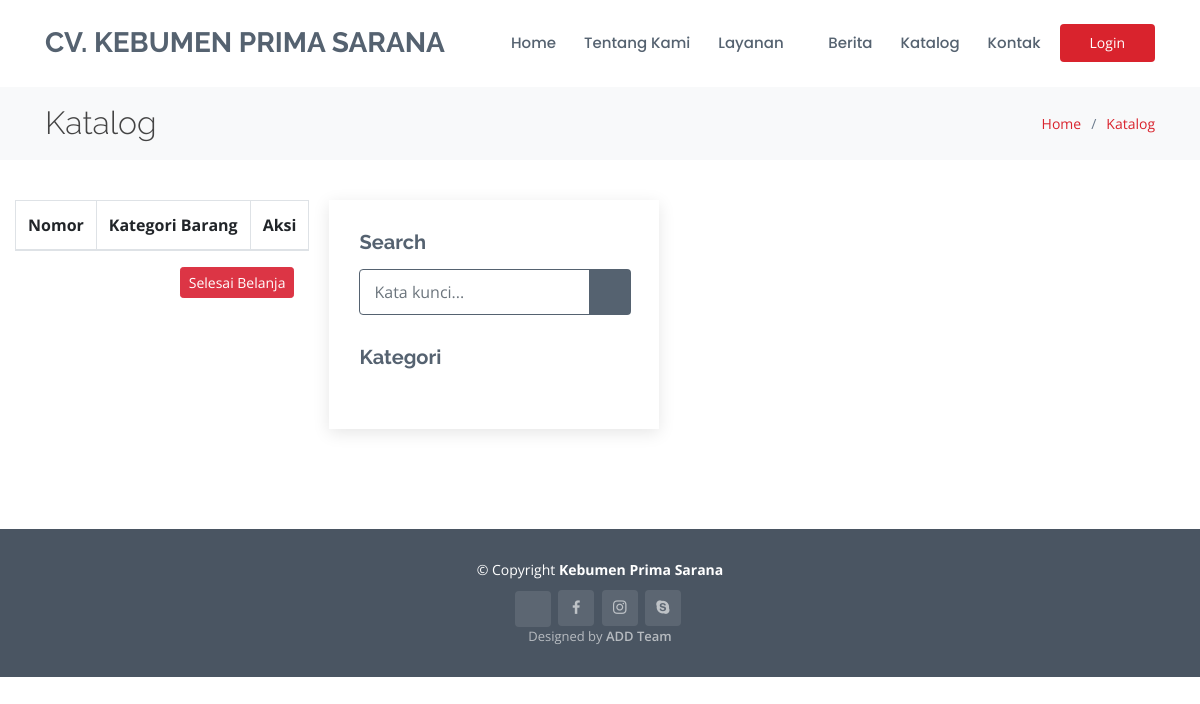
/index.php/keranjang, run on an earlier commit of the app's database.
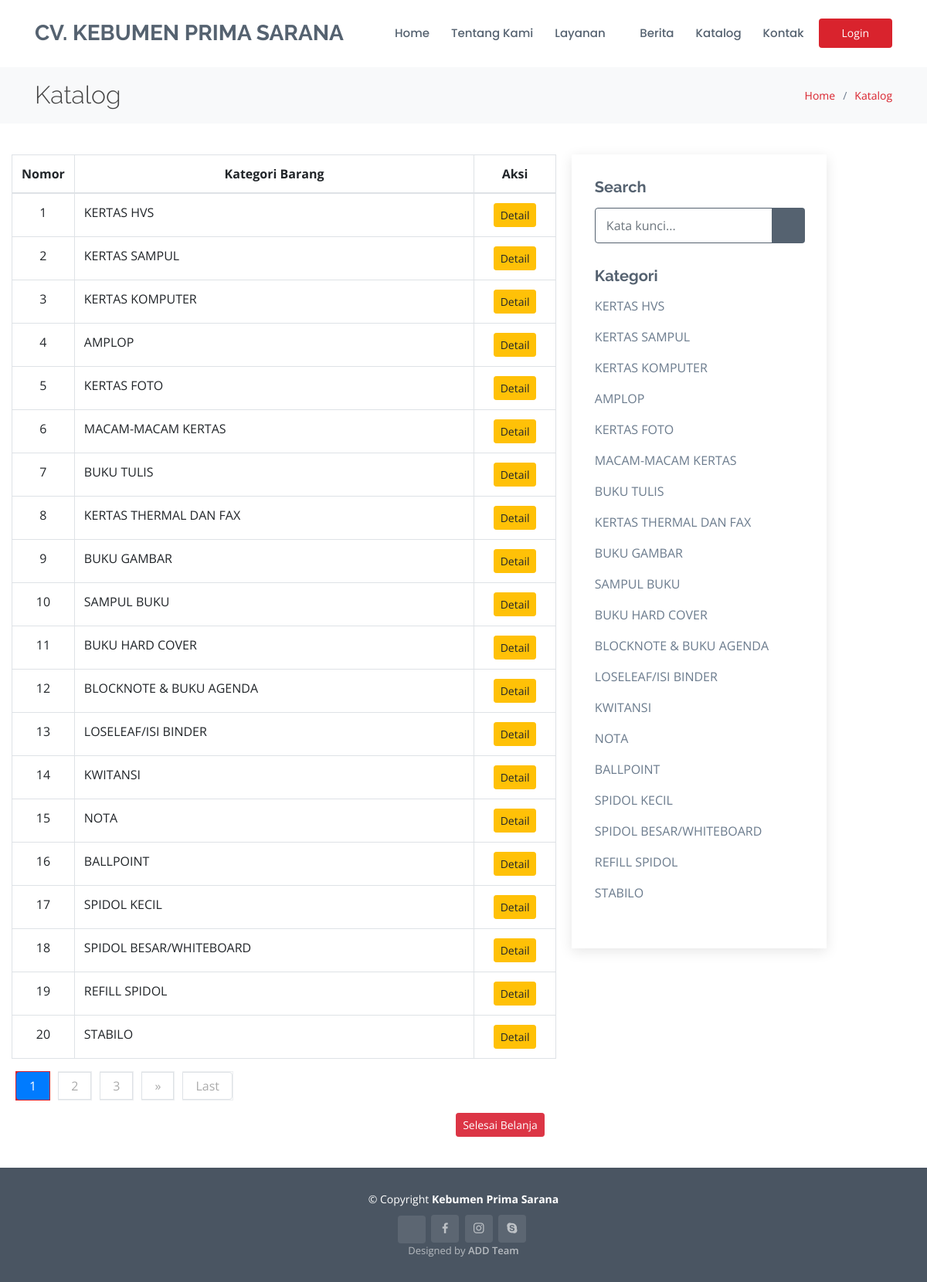
And on a later commit of the database.
### tables this page shows
CREATE TABLE `kat_barang` (
  `id_kat_barang` int(11) NOT NULL,
  `kat_barang` varchar(200) NOT NULL
);

### application/controllers/Keranjang.php (called while the page is built, shortened)
<?php
class Keranjang extends CI_Controller
{
    public function __construct()
    {
        $this->load->library('form_validation');
        $this->load->model('m_keranjang');
        $this->load->library('pagination');
    }
    public function index()
    {
        $data['admin'] = $this->db->get_where('admin', ['username' => $this->session->userdata('username')])->row_array();
        $data['judul'] = 'Keranjang';
        $data['daftarlayanan'] = $this->db->get('daftarlayanan')->result_array();
        $config['per_page'] = 20;
        $keyword = $this->input->get('keyword');
        $data['start'] = $this->uri->segment(3);
        if (@$keyword) {
            $data['list_kategori'] = $this->m_keranjang->get_keyword_kategori($keyword);
        } else {
            $data['list_kategori'] = $this->m_keranjang->p_kat_barang($config['per_page'], $data['start']);
        }
        $this->load->view('temp_p/header_p', $data);
        $this->load->view('keranjang/index', $data);
        $this->load->view('temp_p/footer_p');
    }
}

### index.php (called while the page is built, shortened)
<?php
require_once BASEPATH.'core/CodeIgniter.php';

### application/config/config.php (called while the page is built, shortened)
<?php
$config['base_url'] = 'http://localhost/php/kps';
$config['index_page'] = '';
$config['uri_protocol']    = 'REQUEST_URI';
$config['url_suffix'] = '';
$config['language']    = 'english';
$config['charset'] = 'UTF-8';
$config['enable_hooks'] = FALSE;
$config['subclass_prefix'] = 'MY_';
$config['composer_autoload'] = FALSE;
$config['permitted_uri_chars'] = 'a-z 0-9~%.:_\-';
$config['enable_query_strings'] = FALSE;
$config['controller_trigger'] = 'c';
$config['function_trigger'] = 'm';
$config['directory_trigger'] = 'd';
$config['allow_get_array'] = TRUE;
$config['log_threshold'] = 0;
$config['log_path'] = '';
$config['log_file_extension'] = '';
$config['log_file_permissions'] = 0644;
$config['log_date_format'] = 'Y-m-d H:i:s';
$config['error_views_path'] = '';
$config['cache_path'] = '';
$config['cache_query_string'] = FALSE;
$config['encryption_key'] = '';
$config['sess_driver'] = 'files';
$config['sess_cookie_name'] = 'ci_session';
$config['sess_expiration'] = 7200;
$config['sess_save_path'] = NULL;
$config['sess_match_ip'] = FALSE;
$config['sess_time_to_update'] = 300;
$config['sess_regenerate_destroy'] = FALSE;
$config['cookie_prefix']    = '';
$config['cookie_domain']    = '';
$config['cookie_path']        = '/';
$config['cookie_secure']    = FALSE;
$config['cookie_httponly']     = FALSE;
$config['standardize_newlines'] = FALSE;
$config['global_xss_filtering'] = FALSE;
$config['csrf_protection'] = FALSE;
$config['csrf_token_name'] = 'csrf_test_name';
$config['csrf_cookie_name'] = 'csrf_cookie_name';
$config['csrf_expire'] = 7200;
$config['csrf_regenerate'] = TRUE;
$config['csrf_exclude_uris'] = array();
$config['compress_output'] = FALSE;
$config['time_reference'] = 'local';
$config['rewrite_short_tags'] = FALSE;
$config['proxy_ips'] = '';

### application/models/M_keranjang.php (called while the page is built, shortened)
<?php
class M_keranjang extends CI_Model
{
    public function p_kat_barang($limit, $start, $keyword = null)
    {
        $this->db->select('*');
        $this->db->from('kat_barang');
        $this->db->limit($limit, $start);
        return $this->db->get()->result_array();
    }
    public function jumlah_kat_barang($keyword = null)
    {
        $this->db->select('*');
        $this->db->from('kat_barang');
        return $this->db->get()->num_rows();
    }
}

### application/views/keranjang/index.php (the view, shortened to what the changed rows need)
<main id="main">
  <section id="breadcrumbs" class="breadcrumbs">
    <div class="container">
      <div class="d-flex justify-content-between align-items-center">
        <h2>Katalog</h2>
      </div>
    </div>
  </section>
  <section id="blog" class="blog">
    <div class="container">
      <div class="row ">
        <div class="entries">
          <div class="row">
            <div class="table-responsive">
              <table class="table table-bordered" id="dataTable" width="100%" cellspacing="0">
                <thead>
                  <tr>
                    <th width="3%" class="text-center">Nomor</th>
                    <th class="text-center">Kategori Barang</th>
                    <th width="15%" class="text-center">Aksi</th>
                  </tr>
                </thead>
                <tbody>
                  <?php foreach ($list_kategori as $k => $value) : ?>
                    <tr>
                      <td class="text-center"><?= ++$start ?></td>
                      <td><?= $value['kat_barang'] ?></td>
                      <td class="text-center">
                        <a class="btn btn-warning btn-sm" href="<?= base_url() ?>keranjang/detail/<?= $value['id_kat_barang'] ?>" role="button">Detail</a>
                      </td>
                    </tr>
                  <?php endforeach ?>
                </tbody>
              </table>
            </div>
            <div class="blog-pagination" data-aos="fade-up">
              <?= $this->pagination->create_links(); ?>
            </div>
          </div>
        </div>
        <div class="col-lg-4">
          <div class="sidebar">
            <div class="sidebar-item categories">
              <?php foreach ($list_kategori as $b => $value) : ?>
                <ul>
                  <li><a href="detail/<?= $value['id_kat_barang'] ?>"><?= $value['kat_barang']; ?></a></li>
                </ul>
              <?php endforeach ?>
            </div>
          </div>
        </div>
      </div>
    </div>
  </section>
</main>

What changed in the data, as far as the page shows it:
added kat_barang: kat_barang "KERTAS HVS"
added kat_barang: kat_barang "KERTAS SAMPUL"
added kat_barang: kat_barang "KERTAS KOMPUTER"
added kat_barang: kat_barang "AMPLOP"
added kat_barang: kat_barang "KERTAS FOTO"
added kat_barang: kat_barang "MACAM-MACAM KERTAS"
added kat_barang: kat_barang "BUKU TULIS"
added kat_barang: kat_barang "KERTAS THERMAL DAN FAX"
added kat_barang: kat_barang "BUKU GAMBAR"
added kat_barang: kat_barang "SAMPUL BUKU"
added kat_barang: kat_barang "BUKU HARD COVER"
added kat_barang: kat_barang "BLOCKNOTE & BUKU AGENDA"
added kat_barang: kat_barang "LOSELEAF/ISI BINDER"
added kat_barang: kat_barang "KWITANSI"
added kat_barang: kat_barang "NOTA"
added kat_barang: kat_barang "BALLPOINT"
added kat_barang: kat_barang "SPIDOL KECIL"
added kat_barang: kat_barang "SPIDOL BESAR/WHITEBOARD"
added kat_barang: kat_barang "REFILL SPIDOL"
added kat_barang: kat_barang "STABILO"
Also different on the page:
$this->pagination->create_links(): (not shown) → "1 2 3 » Last"
